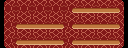

A 2D game scene composited from a Tiled map and its tileset images. What follows is a short description and the map's XML, with every tile layer's data as written:
An orthogonal 16x6 tile map with 8x8 px tiles, 1 tile layer (Tile Layer 1).

<map version="1.4" tiledversion="2020.12.18" orientation="orthogonal" renderorder="right-down" width="16" height="6" tilewidth="8" tileheight="8" infinite="0" nextlayerid="2" nextobjectid="1">
 <tileset firstgid="1" source="SSEquipOverlayTiles.tsx" />
 <layer id="1" name="Tile Layer 1" width="16" height="6">
  <data encoding="csv">
2,4,2147483652,4,2147483652,4,2147483652,4,2147483652,4,2147483652,4,2147483652,4,2147483652,2147483650,
3,5,2147483653,5,2147483653,5,2147483653,5,2147483653,8,9,2147483657,9,2147483657,2147483656,2147483651,
3,4,2147483652,4,2147483652,4,2147483652,4,2147483652,4,2147483652,4,2147483652,4,2147483652,2147483651,
3,5,6,7,2147483655,7,2147483655,2147483654,2147483653,8,9,2147483657,9,2147483657,2147483656,2147483651,
3,4,2147483652,4,2147483652,4,2147483652,4,2147483652,4,2147483652,4,2147483652,4,2147483652,2147483651,
1073741826,5,6,7,2147483655,7,2147483655,2147483654,2147483653,8,9,2147483657,9,2147483657,2147483656,3221225474
</data>
 </layer>
</map>
